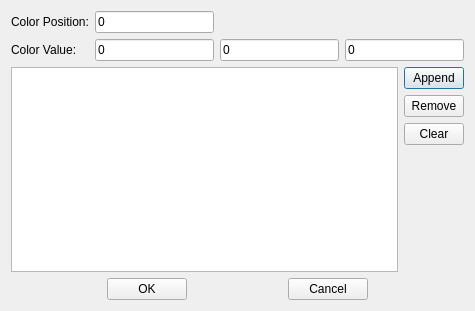
<?xml version="1.0" encoding="UTF-8"?>
<ui version="4.0">
 <class>ColorLibaryEditDialog</class>
 <widget class="QDialog" name="ColorLibaryEditDialog">
  <property name="geometry">
   <rect>
    <x>0</x>
    <y>0</y>
    <width>475</width>
    <height>311</height>
   </rect>
  </property>
  <property name="windowTitle">
   <string>Form</string>
  </property>
  <layout class="QGridLayout" name="gridLayout">
   <item row="0" column="0" colspan="2">
    <layout class="QGridLayout" name="gridLayout_LinearGradient"/>
   </item>
   <item row="1" column="0" colspan="2">
    <layout class="QGridLayout" name="gridLayout_2">
     <item row="0" column="0">
      <widget class="QLabel" name="label">
       <property name="text">
        <string>Color Position:</string>
       </property>
      </widget>
     </item>
     <item row="0" column="1">
      <widget class="Comp::FITKSciNotationLineEdit" name="lineEdit_ColorPos">
       <property name="text">
        <string>0</string>
       </property>
      </widget>
     </item>
     <item row="1" column="0">
      <widget class="QLabel" name="label_2">
       <property name="text">
        <string>Color Value:</string>
       </property>
      </widget>
     </item>
     <item row="1" column="1">
      <widget class="Comp::FITKSciNotationLineEdit" name="lineEdit_ColorR">
       <property name="text">
        <string>0</string>
       </property>
      </widget>
     </item>
     <item row="1" column="2">
      <widget class="Comp::FITKSciNotationLineEdit" name="lineEdit_ColorG">
       <property name="text">
        <string>0</string>
       </property>
      </widget>
     </item>
     <item row="1" column="3">
      <widget class="Comp::FITKSciNotationLineEdit" name="lineEdit_ColorB">
       <property name="text">
        <string>0</string>
       </property>
      </widget>
     </item>
    </layout>
   </item>
   <item row="2" column="0" rowspan="4">
    <widget class="QTableWidget" name="tableWidget">
     <property name="minimumSize">
      <size>
       <width>0</width>
       <height>200</height>
      </size>
     </property>
    </widget>
   </item>
   <item row="2" column="1">
    <widget class="QPushButton" name="pushButton_Append">
     <property name="maximumSize">
      <size>
       <width>60</width>
       <height>16777215</height>
      </size>
     </property>
     <property name="text">
      <string>Append</string>
     </property>
    </widget>
   </item>
   <item row="3" column="1">
    <widget class="QPushButton" name="pushButton_Remove">
     <property name="maximumSize">
      <size>
       <width>60</width>
       <height>16777215</height>
      </size>
     </property>
     <property name="text">
      <string>Remove</string>
     </property>
    </widget>
   </item>
   <item row="4" column="1">
    <widget class="QPushButton" name="pushButton_Clear">
     <property name="maximumSize">
      <size>
       <width>60</width>
       <height>16777215</height>
      </size>
     </property>
     <property name="text">
      <string>Clear</string>
     </property>
    </widget>
   </item>
   <item row="5" column="1">
    <spacer name="verticalSpacer_2">
     <property name="orientation">
      <enum>Qt::Vertical</enum>
     </property>
     <property name="sizeHint" stdset="0">
      <size>
       <width>20</width>
       <height>110</height>
      </size>
     </property>
    </spacer>
   </item>
   <item row="6" column="0" colspan="2">
    <layout class="QHBoxLayout" name="horizontalLayout">
     <item>
      <spacer name="horizontalSpacer_2">
       <property name="orientation">
        <enum>Qt::Horizontal</enum>
       </property>
       <property name="sizeHint" stdset="0">
        <size>
         <width>40</width>
         <height>20</height>
        </size>
       </property>
      </spacer>
     </item>
     <item>
      <widget class="QPushButton" name="pushButton_OK">
       <property name="text">
        <string>OK</string>
       </property>
      </widget>
     </item>
     <item>
      <spacer name="horizontalSpacer">
       <property name="orientation">
        <enum>Qt::Horizontal</enum>
       </property>
       <property name="sizeHint" stdset="0">
        <size>
         <width>40</width>
         <height>20</height>
        </size>
       </property>
      </spacer>
     </item>
     <item>
      <widget class="QPushButton" name="pushButton_Cancel">
       <property name="text">
        <string>Cancel</string>
       </property>
      </widget>
     </item>
     <item>
      <spacer name="horizontalSpacer_3">
       <property name="orientation">
        <enum>Qt::Horizontal</enum>
       </property>
       <property name="sizeHint" stdset="0">
        <size>
         <width>40</width>
         <height>20</height>
        </size>
       </property>
      </spacer>
     </item>
    </layout>
   </item>
  </layout>
 </widget>
 <customwidgets>
  <customwidget>
   <class>Comp::FITKSciNotationLineEdit</class>
   <extends>QLineEdit</extends>
   <header>FITK_Component/FITKWidget/FITKSciNotationLineEdit.h</header>
  </customwidget>
 </customwidgets>
 <resources/>
 <connections/>
</ui>
